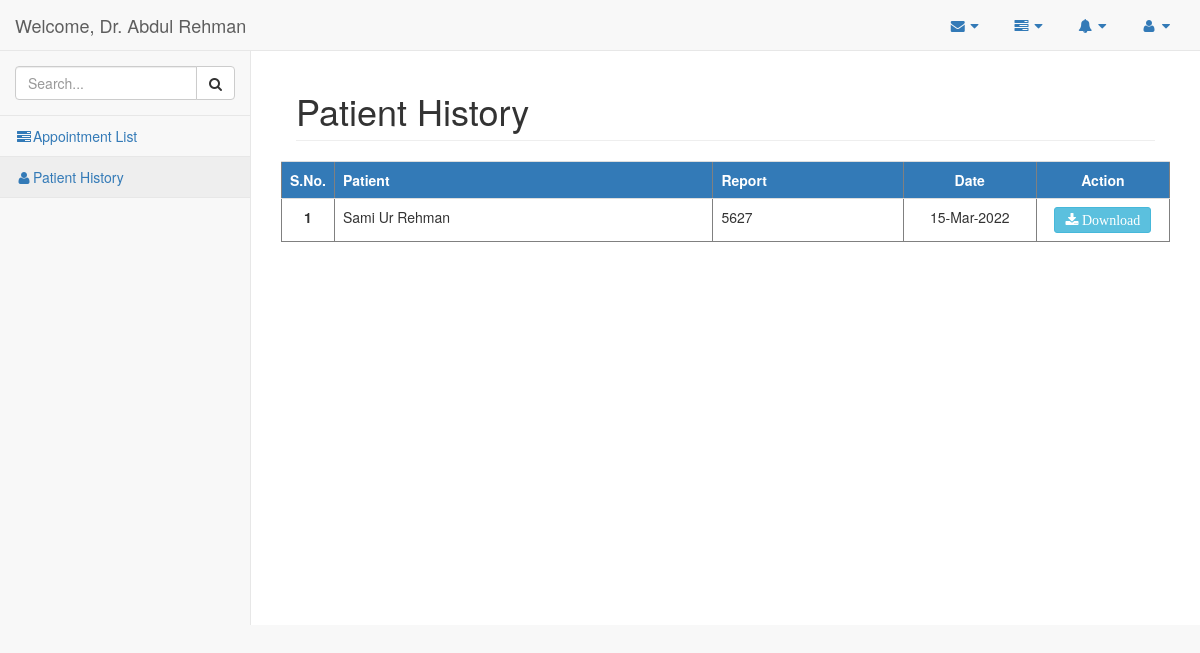
The app's page /patientlist.php (signed in) with its own data.
### tables this page shows
CREATE TABLE `tbl_doctors` (
  `doc_id` int(11) NOT NULL AUTO_INCREMENT,
  `doc_email` varchar(255) DEFAULT NULL,
  `doc_password` varchar(255) DEFAULT NULL,
  `doctor_name` varchar(255) DEFAULT NULL,
  `doc_category` varchar(255) DEFAULT NULL,
  `days` varchar(255) DEFAULT NULL,
  `timing` varchar(255) DEFAULT NULL,
  `fees` int(11) DEFAULT NULL,
  PRIMARY KEY (`doc_id`)
);

CREATE TABLE `tbl_patient_report` (
  `report_id` int(11) NOT NULL AUTO_INCREMENT,
  `patient_id` int(11) DEFAULT NULL,
  `file_name` text,
  `report_file_path` text,
  `upload_date` int(11) DEFAULT NULL,
  PRIMARY KEY (`report_id`)
);

CREATE TABLE `tbl_patient` (
  `patient_id` int(10) NOT NULL AUTO_INCREMENT,
  `name` varchar(30) DEFAULT NULL,
  `email` varchar(50) DEFAULT NULL,
  `phone` varchar(255) DEFAULT NULL,
  `date_of_birth` int(11) DEFAULT NULL,
  `country` varchar(255) DEFAULT NULL,
  `city` varchar(255) DEFAULT NULL,
  `password` varchar(255) DEFAULT NULL,
  `gender` varchar(10) DEFAULT NULL,
  `created_on` int(11) DEFAULT NULL,
  `updated_on` int(11) DEFAULT NULL,
  PRIMARY KEY (`patient_id`)
);

### patientlist.php (the view, shortened to what this page needs)
<?php
    include('database_connectivity.php');
?>
<!DOCTYPE html>
<html>
<head>
    <?php include('head.php'); ?>
</head>
<body>
    <div id="wrapper">
        <?php include('sidebar.php'); ?>
        <div id="page-wrapper" style="min-height: 574px;">
            <div class="container-fluid">
                <div class="row">
                    <div class="col-lg-12">
                        <h1 class="page-header"> Patient History</h1>
                    </div>
                </div>
                <div class="row">
                    <table style="width:100%" border="1" class="table table-striped"  >
                        <tr>
                            <th class="bg-primary" width="5%">S.No.</th>
                            <th class="bg-primary" >Patient</th>
                            <th class="bg-primary">Report</th>
                            <th class="bg-primary" width="15%" style="text-align: center;">Date</th>
                            <th class="bg-primary" width="15%" style="text-align: center;">Action</th>
                        </tr>
                        <?php
                            $query = "SELECT p.`name`, r.`file_name`,r.`upload_date` ,r.`report_file_path`
                                        FROM tbl_patient_report AS r
                                        INNER JOIN tbl_patient AS p ON p.`patient_id` = r.`patient_id`";
                            $result = $conn->query($query);
                            $count = 1;
                            while ($row = $result->fetch_assoc())
                            {
                                ?>
                                <tr>
                                    <td style="text-align: center;"><b><?=$count?></b></td>
                                    <td><?=$row['name']?></td>
                                    <td><?=$row['file_name']?></td>
                                    <td style="text-align: center;"><?=strftime('%d-%b-%Y', $row['upload_date'])?></td>
                                    <td style="text-align: center;">
                                        <a href="<?=$row["report_file_path"]?>" class="btn fa fa-download btn-info btn-sm"> Download</a>
                                    </td>
                                </tr>
                                <?
                                $count++;
                            }
                        ?>
                    </table>
                </div>
            </div>
        </div>
    </div>
</body>

### sidebar.php (shortened to what this page needs)
<?php
    include('database_connectivity.php');
    if (isset($_SESSION['doc_id'])) {
        $query = "SELECT * FROM tbl_doctors WHERE doc_id = '".$_SESSION['doc_id']."'";
        $result = $conn->query($query);
        while ($row = $result->fetch_assoc()) {
            $name = $row['doctor_name'];
        }
    }
?>
<nav class="navbar navbar-default navbar-static-top" role="navigation" style="margin-bottom: 0">
    <div class="navbar-header">
        <a class="navbar-brand" href="dashboard.php">Welcome, <?=$name?> </a>
    </div>
    <ul class="nav navbar-top-links navbar-right in">
        <li class="dropdown">
            <a class="dropdown-toggle" data-toggle="dropdown" href="#" aria-expanded="false">
                <i class="fa fa-envelope fa-fw"></i> <i class="fa fa-caret-down"></i>
            </a>
        </li>
        <li class="dropdown">
            <a class="dropdown-toggle" data-toggle="dropdown" href="#" aria-expanded="false">
                <i class="fa fa-tasks fa-fw"></i> <i class="fa fa-caret-down"></i>
            </a>
        </li>
        <li class="dropdown">
            <a class="dropdown-toggle" data-toggle="dropdown" href="#" aria-expanded="false">
                <i class="fa fa-bell fa-fw"></i> <i class="fa fa-caret-down"></i>
            </a>
        </li>
        <li class="dropdown">
            <a class="dropdown-toggle" data-toggle="dropdown" href="#" aria-expanded="false">
                <i class="fa fa-user fa-fw"></i> <i class="fa fa-caret-down"></i>
            </a>
        </li>
    </ul>
    <div class="navbar-default sidebar in" role="navigation">
        <div class="sidebar-nav navbar-collapse">
            <ul class="nav in" id="side-menu">
                <li class="sidebar-search">
                    <div class="input-group custom-search-form">
                        <input type="text" class="form-control" placeholder="Search...">
                        <span class="input-group-btn">
                            <button class="btn btn-default" type="button">
                                <i class="fa fa-search"></i>
                            </button>
                        </span>
                    </div>
                </li>
                       <?php
                    if (isset($_SESSION['doc_id'])) {
                        ?>
                        <li>
                            <a href="doc_dashboard.php"><i class="fa fa-tasks fa-fw"></i>Appointment List</a>
                        </li>
                        <li>
                            <a href="patientlist.php"><i class="fa fa-user fa-fw"></i>Patient History</a>
                        </li>
                        <?php
                    }
                ?>
            </ul>
        </div>
    </div>
</nav>

### records on screen
tbl_doctors: doctor_name "Dr. Abdul Rehman"
tbl_patient_report: patient.name "Sami Ur Rehman", file_name "5627", upload_date "15-Mar-2022"
